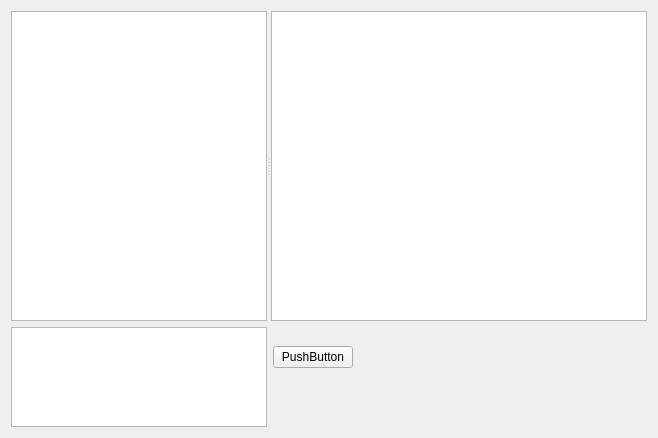
<?xml version="1.0" encoding="UTF-8"?>
<ui version="4.0">
 <class>Form</class>
 <widget class="QWidget" name="Form">
  <property name="geometry">
   <rect>
    <x>0</x>
    <y>0</y>
    <width>658</width>
    <height>438</height>
   </rect>
  </property>
  <property name="windowTitle">
   <string>Form</string>
  </property>
  <layout class="QGridLayout" name="gridLayout">
   <item row="0" column="0" colspan="2">
    <widget class="QSplitter" name="splitter">
     <property name="orientation">
      <enum>Qt::Horizontal</enum>
     </property>
     <widget class="QListView" name="listView_2">
      <property name="sizePolicy">
       <sizepolicy hsizetype="Fixed" vsizetype="Expanding">
        <horstretch>0</horstretch>
        <verstretch>1</verstretch>
       </sizepolicy>
      </property>
     </widget>
     <widget class="QListWidget" name="listWidget">
      <property name="sizePolicy">
       <sizepolicy hsizetype="Expanding" vsizetype="Expanding">
        <horstretch>1</horstretch>
        <verstretch>1</verstretch>
       </sizepolicy>
      </property>
     </widget>
    </widget>
   </item>
   <item row="1" column="0">
    <widget class="QListView" name="listView">
     <property name="sizePolicy">
      <sizepolicy hsizetype="Fixed" vsizetype="Fixed">
       <horstretch>0</horstretch>
       <verstretch>0</verstretch>
      </sizepolicy>
     </property>
     <property name="maximumSize">
      <size>
       <width>16777215</width>
       <height>100</height>
      </size>
     </property>
    </widget>
   </item>
   <item row="1" column="1">
    <layout class="QHBoxLayout" name="horizontalLayout">
     <item>
      <layout class="QVBoxLayout" name="verticalLayout">
       <item>
        <widget class="QPushButton" name="pushButton">
         <property name="text">
          <string>PushButton</string>
         </property>
        </widget>
       </item>
       <item>
        <spacer name="verticalSpacer">
         <property name="orientation">
          <enum>Qt::Vertical</enum>
         </property>
         <property name="sizeType">
          <enum>QSizePolicy::Preferred</enum>
         </property>
         <property name="sizeHint" stdset="0">
          <size>
           <width>20</width>
           <height>40</height>
          </size>
         </property>
        </spacer>
       </item>
      </layout>
     </item>
     <item>
      <spacer name="horizontalSpacer">
       <property name="orientation">
        <enum>Qt::Horizontal</enum>
       </property>
       <property name="sizeHint" stdset="0">
        <size>
         <width>40</width>
         <height>20</height>
        </size>
       </property>
      </spacer>
     </item>
    </layout>
   </item>
  </layout>
 </widget>
 <resources/>
 <connections/>
</ui>
